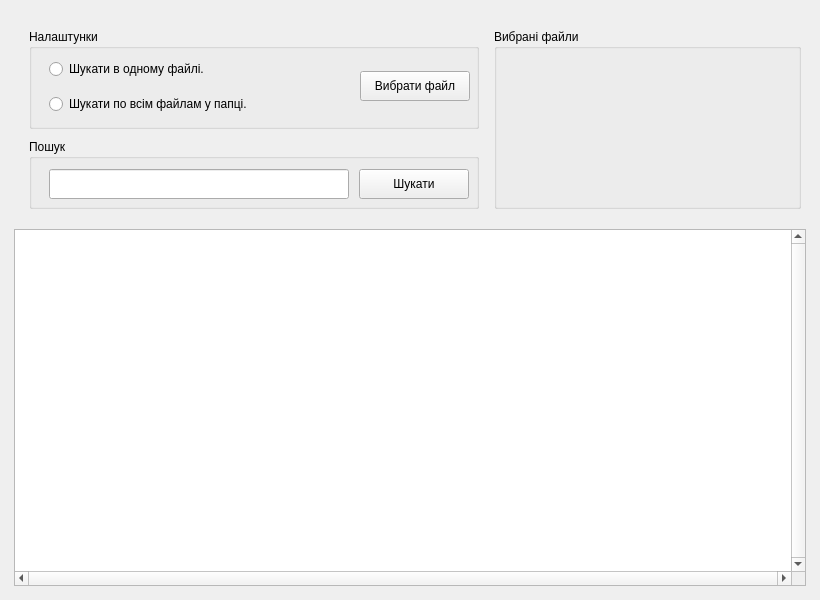
<?xml version="1.0" encoding="UTF-8"?>
<ui version="4.0">
 <class>MainWindow</class>
 <widget class="QMainWindow" name="MainWindow">
  <property name="windowModality">
   <enum>Qt::NonModal</enum>
  </property>
  <property name="geometry">
   <rect>
    <x>0</x>
    <y>0</y>
    <width>820</width>
    <height>600</height>
   </rect>
  </property>
  <property name="sizePolicy">
   <sizepolicy hsizetype="Expanding" vsizetype="Expanding">
    <horstretch>0</horstretch>
    <verstretch>0</verstretch>
   </sizepolicy>
  </property>
  <property name="minimumSize">
   <size>
    <width>820</width>
    <height>600</height>
   </size>
  </property>
  <property name="baseSize">
   <size>
    <width>820</width>
    <height>600</height>
   </size>
  </property>
  <property name="windowTitle">
   <string>Пошук</string>
  </property>
  <property name="layoutDirection">
   <enum>Qt::LeftToRight</enum>
  </property>
  <property name="autoFillBackground">
   <bool>false</bool>
  </property>
  <property name="locale">
   <locale language="Ukrainian" country="Ukraine"/>
  </property>
  <property name="documentMode">
   <bool>false</bool>
  </property>
  <property name="tabShape">
   <enum>QTabWidget::Rounded</enum>
  </property>
  <property name="dockNestingEnabled">
   <bool>false</bool>
  </property>
  <widget class="QWidget" name="centralwidget">
   <layout class="QGridLayout" name="gridLayout">
    <item row="0" column="0">
     <layout class="QVBoxLayout" name="verticalLayout_4">
      <property name="spacing">
       <number>5</number>
      </property>
      <property name="leftMargin">
       <number>5</number>
      </property>
      <property name="topMargin">
       <number>5</number>
      </property>
      <property name="rightMargin">
       <number>5</number>
      </property>
      <property name="bottomMargin">
       <number>5</number>
      </property>
      <item>
       <layout class="QHBoxLayout" name="horizontalLayout_3">
        <property name="spacing">
         <number>5</number>
        </property>
        <property name="leftMargin">
         <number>5</number>
        </property>
        <property name="topMargin">
         <number>5</number>
        </property>
        <property name="rightMargin">
         <number>5</number>
        </property>
        <property name="bottomMargin">
         <number>5</number>
        </property>
        <item>
         <layout class="QVBoxLayout" name="verticalLayout">
          <property name="spacing">
           <number>10</number>
          </property>
          <property name="leftMargin">
           <number>10</number>
          </property>
          <property name="topMargin">
           <number>10</number>
          </property>
          <property name="rightMargin">
           <number>10</number>
          </property>
          <property name="bottomMargin">
           <number>10</number>
          </property>
          <item>
           <widget class="QGroupBox" name="groupBox">
            <property name="sizePolicy">
             <sizepolicy hsizetype="Expanding" vsizetype="Minimum">
              <horstretch>0</horstretch>
              <verstretch>0</verstretch>
             </sizepolicy>
            </property>
            <property name="minimumSize">
             <size>
              <width>450</width>
              <height>100</height>
             </size>
            </property>
            <property name="title">
             <string>Налаштунки</string>
            </property>
            <widget class="QWidget" name="">
             <property name="geometry">
              <rect>
               <x>10</x>
               <y>20</y>
               <width>436</width>
               <height>75</height>
              </rect>
             </property>
             <layout class="QHBoxLayout" name="horizontalLayout_4">
              <property name="spacing">
               <number>5</number>
              </property>
              <property name="leftMargin">
               <number>5</number>
              </property>
              <property name="topMargin">
               <number>5</number>
              </property>
              <property name="rightMargin">
               <number>5</number>
              </property>
              <property name="bottomMargin">
               <number>5</number>
              </property>
              <item>
               <layout class="QVBoxLayout" name="verticalLayout_5">
                <property name="spacing">
                 <number>15</number>
                </property>
                <property name="leftMargin">
                 <number>5</number>
                </property>
                <property name="topMargin">
                 <number>5</number>
                </property>
                <property name="rightMargin">
                 <number>5</number>
                </property>
                <property name="bottomMargin">
                 <number>5</number>
                </property>
                <item>
                 <widget class="QRadioButton" name="radioButton">
                  <property name="sizePolicy">
                   <sizepolicy hsizetype="Expanding" vsizetype="Fixed">
                    <horstretch>0</horstretch>
                    <verstretch>0</verstretch>
                   </sizepolicy>
                  </property>
                  <property name="minimumSize">
                   <size>
                    <width>300</width>
                    <height>20</height>
                   </size>
                  </property>
                  <property name="text">
                   <string>Шукати в одному файлі.</string>
                  </property>
                 </widget>
                </item>
                <item>
                 <widget class="QRadioButton" name="radioButton_2">
                  <property name="sizePolicy">
                   <sizepolicy hsizetype="Expanding" vsizetype="Fixed">
                    <horstretch>0</horstretch>
                    <verstretch>0</verstretch>
                   </sizepolicy>
                  </property>
                  <property name="minimumSize">
                   <size>
                    <width>300</width>
                    <height>20</height>
                   </size>
                  </property>
                  <property name="text">
                   <string>Шукати по всім файлам у папці. </string>
                  </property>
                 </widget>
                </item>
               </layout>
              </item>
              <item>
               <widget class="QPushButton" name="pushButton">
                <property name="sizePolicy">
                 <sizepolicy hsizetype="Fixed" vsizetype="Fixed">
                  <horstretch>0</horstretch>
                  <verstretch>0</verstretch>
                 </sizepolicy>
                </property>
                <property name="minimumSize">
                 <size>
                  <width>110</width>
                  <height>30</height>
                 </size>
                </property>
                <property name="text">
                 <string>Вибрати файл</string>
                </property>
               </widget>
              </item>
             </layout>
            </widget>
           </widget>
          </item>
          <item>
           <widget class="QGroupBox" name="groupBox_2">
            <property name="sizePolicy">
             <sizepolicy hsizetype="Expanding" vsizetype="Minimum">
              <horstretch>0</horstretch>
              <verstretch>0</verstretch>
             </sizepolicy>
            </property>
            <property name="minimumSize">
             <size>
              <width>450</width>
              <height>70</height>
             </size>
            </property>
            <property name="title">
             <string>Пошук</string>
            </property>
            <widget class="QWidget" name="">
             <property name="geometry">
              <rect>
               <x>15</x>
               <y>25</y>
               <width>430</width>
               <height>40</height>
              </rect>
             </property>
             <layout class="QHBoxLayout" name="horizontalLayout_5">
              <property name="spacing">
               <number>10</number>
              </property>
              <property name="leftMargin">
               <number>5</number>
              </property>
              <property name="topMargin">
               <number>5</number>
              </property>
              <property name="rightMargin">
               <number>5</number>
              </property>
              <property name="bottomMargin">
               <number>5</number>
              </property>
              <item>
               <widget class="QLineEdit" name="lineEdit">
                <property name="sizePolicy">
                 <sizepolicy hsizetype="Expanding" vsizetype="Fixed">
                  <horstretch>0</horstretch>
                  <verstretch>0</verstretch>
                 </sizepolicy>
                </property>
                <property name="minimumSize">
                 <size>
                  <width>300</width>
                  <height>30</height>
                 </size>
                </property>
               </widget>
              </item>
              <item>
               <widget class="QPushButton" name="pushButton_2">
                <property name="sizePolicy">
                 <sizepolicy hsizetype="Fixed" vsizetype="Fixed">
                  <horstretch>0</horstretch>
                  <verstretch>0</verstretch>
                 </sizepolicy>
                </property>
                <property name="minimumSize">
                 <size>
                  <width>110</width>
                  <height>30</height>
                 </size>
                </property>
                <property name="text">
                 <string>Шукати</string>
                </property>
               </widget>
              </item>
             </layout>
            </widget>
           </widget>
          </item>
         </layout>
        </item>
        <item>
         <widget class="QGroupBox" name="groupBox_3">
          <property name="sizePolicy">
           <sizepolicy hsizetype="Expanding" vsizetype="Fixed">
            <horstretch>0</horstretch>
            <verstretch>0</verstretch>
           </sizepolicy>
          </property>
          <property name="minimumSize">
           <size>
            <width>300</width>
            <height>180</height>
           </size>
          </property>
          <property name="title">
           <string>Вибрані файли</string>
          </property>
         </widget>
        </item>
       </layout>
      </item>
      <item>
       <widget class="QTableView" name="tableView">
        <property name="sizePolicy">
         <sizepolicy hsizetype="Expanding" vsizetype="Expanding">
          <horstretch>0</horstretch>
          <verstretch>0</verstretch>
         </sizepolicy>
        </property>
        <property name="minimumSize">
         <size>
          <width>775</width>
          <height>340</height>
         </size>
        </property>
        <property name="baseSize">
         <size>
          <width>775</width>
          <height>340</height>
         </size>
        </property>
        <property name="font">
         <font>
          <family>Times New Roman</family>
          <pointsize>11</pointsize>
         </font>
        </property>
        <property name="mouseTracking">
         <bool>true</bool>
        </property>
        <property name="tabletTracking">
         <bool>true</bool>
        </property>
        <property name="verticalScrollBarPolicy">
         <enum>Qt::ScrollBarAlwaysOn</enum>
        </property>
        <property name="horizontalScrollBarPolicy">
         <enum>Qt::ScrollBarAlwaysOn</enum>
        </property>
        <property name="sizeAdjustPolicy">
         <enum>QAbstractScrollArea::AdjustToContents</enum>
        </property>
        <property name="dragEnabled">
         <bool>false</bool>
        </property>
       </widget>
      </item>
     </layout>
    </item>
   </layout>
  </widget>
 </widget>
 <resources/>
 <connections/>
</ui>
